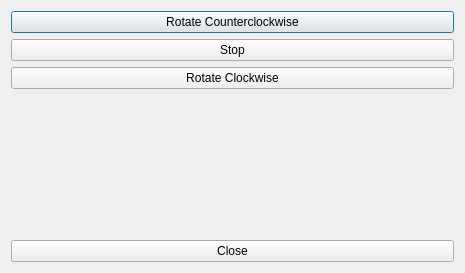
<?xml version="1.0" encoding="UTF-8"?>
<ui version="4.0">
 <class>Dialog_motor</class>
 <widget class="QDialog" name="Dialog_motor">
  <property name="geometry">
   <rect>
    <x>0</x>
    <y>0</y>
    <width>465</width>
    <height>273</height>
   </rect>
  </property>
  <property name="windowTitle">
   <string>Dialog</string>
  </property>
  <layout class="QVBoxLayout" name="verticalLayout">
   <item>
    <widget class="QPushButton" name="pushButton_positive">
     <property name="text">
      <string>Rotate Counterclockwise</string>
     </property>
    </widget>
   </item>
   <item>
    <widget class="QPushButton" name="pushButton_stop">
     <property name="text">
      <string>Stop</string>
     </property>
    </widget>
   </item>
   <item>
    <widget class="QPushButton" name="pushButton_negative">
     <property name="text">
      <string>Rotate Clockwise</string>
     </property>
    </widget>
   </item>
   <item>
    <spacer name="verticalSpacer">
     <property name="orientation">
      <enum>Qt::Vertical</enum>
     </property>
     <property name="sizeHint" stdset="0">
      <size>
       <width>20</width>
       <height>40</height>
      </size>
     </property>
    </spacer>
   </item>
   <item>
    <widget class="QPushButton" name="pushButton_close">
     <property name="text">
      <string>Close</string>
     </property>
    </widget>
   </item>
  </layout>
 </widget>
 <resources/>
 <connections/>
</ui>
